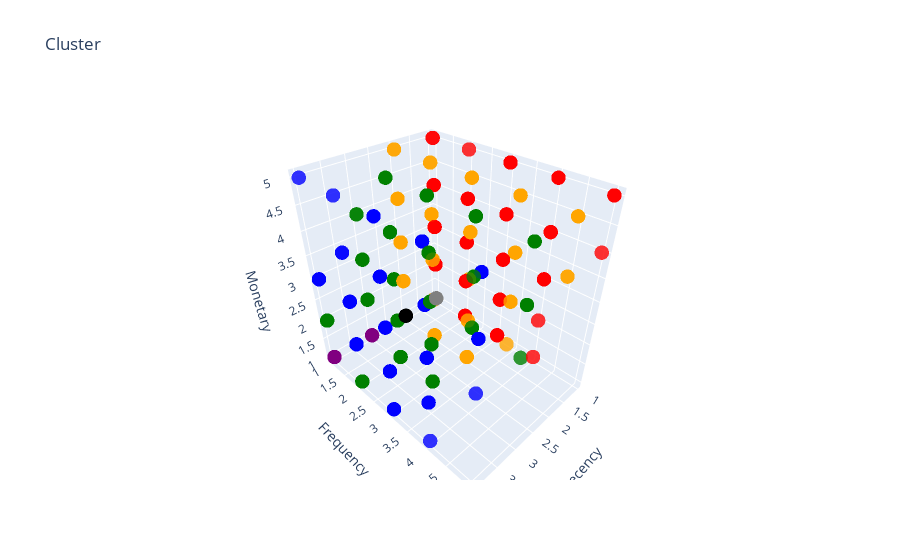

This figure's notebook cell:
### Code cell
import plotly as py
import plotly.graph_objs as go

# Making color map
color_map = {
    'Champions': 'blue',
    'Loyal Customers': 'green',
    'Potential Loyalist': 'orange',
    'Promising': 'purple',
    'At Risk': 'red',
    'Lost': 'gray',
    'Uncategorized': 'black'
}

# Changing marker colors
colors = [color_map[segment] for segment in rfm['Customer_Segment']]

trace1_non_ml = go.Scatter3d(
    x=rfm['R_Score'],
    y=rfm['F_Score'],
    z=rfm['M_Score'],
    mode='markers',
    marker=dict(color=colors, size=5, opacity=0.8)  # Gunakan colors
)

dataa1_non_ml = [trace1_non_ml]

layout1_non_ml = go.Layout(
    title='Cluster',
    scene=dict(
        xaxis=dict(title='Recency'),
        yaxis=dict(title='Frequency'),
        zaxis=dict(title='Monetary')
    )
)

fig1_non_ml = go.Figure(data=dataa1_non_ml, layout=layout1_non_ml)
py.offline.iplot(fig1_non_ml)

### Figure 1 — Plotly figure (JSON) as saved in the notebook; plotly's stock layout.template omitted (floating-point values rounded to 4 significant figures; data arrays with more than 128 entries replaced by an {"elided": "..."} marker saying what was removed)
{"data": [{"marker": {"color": {"elided": "3909 str values"}, "opacity": 0.8, "size": 5}, "mode": "markers", "type": "scatter3d", "x": {"elided": "3909 int values"}, "y": {"elided": "3909 int values"}, "z": {"elided": "3909 int values"}}], "layout": {"scene": {"xaxis": {"title": {"text": "Recency"}}, "yaxis": {"title": {"text": "Frequency"}}, "zaxis": {"title": {"text": "Monetary"}}}, "title": {"text": "Cluster"}}}
